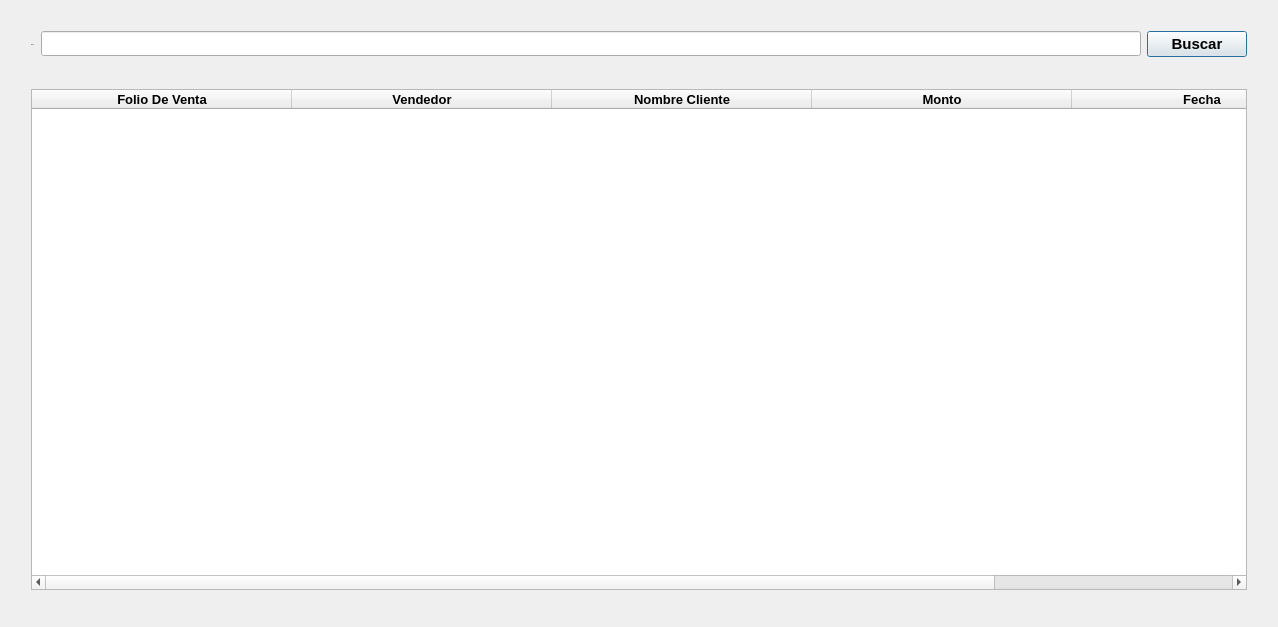
<?xml version="1.0" encoding="UTF-8"?>
<ui version="4.0">
 <class>Dialog</class>
 <widget class="QDialog" name="Dialog">
  <property name="geometry">
   <rect>
    <x>0</x>
    <y>0</y>
    <width>1278</width>
    <height>627</height>
   </rect>
  </property>
  <property name="font">
   <font>
    <family>Arial</family>
    <pointsize>12</pointsize>
    <weight>9</weight>
    <italic>false</italic>
    <bold>false</bold>
   </font>
  </property>
  <property name="windowTitle">
   <string>Buscar venta</string>
  </property>
  <property name="windowIcon">
   <iconset>
    <normaloff>imagenes/iconos/buscarventa.png</normaloff>imagenes/iconos/buscarventa.png</iconset>
  </property>
  <property name="styleSheet">
   <string notr="true">QDialog{
background-color: rgb(255, 255, 255);
font: 75 12pt &quot;Arial&quot;;
}


QLabel{
    display: block;
    font: 15px Arial, Helvetica, sans-serif;
    margin-bottom: 15px;
}

QPushButton#pushButton_Aceptar{
background-color: white;
color: rgb(0, 186, 0)
}

QPushButton#pushButton_Aceptar:hover{
color:white;
background-color: rgb(0, 184, 0);
}

QPushButton#pushButton_Ingresar{
background-color: white;
color:rgb(100, 186, 177);
}

QPushButton#pushButton_Ingresar:hover{
color:white;
background-color: rgb(100, 186, 177);
}

QPushButton#pushButton_Buscar{
background-color: white;
color:rgb(100, 186, 177);
}

QPushButton#pushButton_Buscar:hover{
color:white;
background-color: rgb(100, 186, 177);
}

QPushButton#pushButton_Cancelar{
background-color: white;
color: rgb(186, 0, 0);
}

QPushButton#pushButton_Cancelar:hover{
background-color: rgb(186, 0, 0);
color: white;
}

QComboBox{
	border: 1px solid Black;
	background-color: #fff;
	border-radius: 4px;
}

QWidget{
background-color: rgb(255, 255, 255);
}


QLineEdit{
border: 1px solid Black;
background-color: rgb(255, 255, 255);
border-radius: 3px;
}


background-color: rgb(255, 255, 255);

background-color: rgb(255, 255, 255);</string>
  </property>
  <layout class="QGridLayout" name="gridLayout">
   <item row="1" column="1">
    <widget class="QLabel" name="label">
     <property name="font">
      <font>
       <family>Arial,Helvetica,sans-serif</family>
       <pointsize>-1</pointsize>
       <weight>50</weight>
       <italic>false</italic>
       <bold>false</bold>
      </font>
     </property>
     <property name="text">
      <string>Venta    </string>
     </property>
    </widget>
   </item>
   <item row="1" column="2">
    <widget class="QLineEdit" name="lineEdit_Buscar">
     <property name="minimumSize">
      <size>
       <width>0</width>
       <height>25</height>
      </size>
     </property>
     <property name="maximumSize">
      <size>
       <width>16777215</width>
       <height>25</height>
      </size>
     </property>
     <property name="styleSheet">
      <string notr="true">QComboBox{
	border: 1px solid Black;
	background-color: #fff;
	border-radius: 4px;
}

QWidget{
background-color: rgb(255, 255, 255);
}


QLineEdit{
border: 1px solid Black;
background-color: rgb(255, 255, 255);
border-radius: 4px;
}




background-color: rgb(255, 255, 255);</string>
     </property>
    </widget>
   </item>
   <item row="3" column="1" colspan="3">
    <widget class="QTableWidget" name="tableWidget">
     <property name="editTriggers">
      <set>QAbstractItemView::NoEditTriggers</set>
     </property>
     <property name="selectionMode">
      <enum>QAbstractItemView::SingleSelection</enum>
     </property>
     <property name="selectionBehavior">
      <enum>QAbstractItemView::SelectRows</enum>
     </property>
     <attribute name="horizontalHeaderDefaultSectionSize">
      <number>260</number>
     </attribute>
     <column>
      <property name="text">
       <string>Folio De Venta</string>
      </property>
      <property name="font">
       <font>
        <pointsize>10</pointsize>
        <weight>75</weight>
        <bold>true</bold>
       </font>
      </property>
     </column>
     <column>
      <property name="text">
       <string>Vendedor</string>
      </property>
      <property name="font">
       <font>
        <pointsize>10</pointsize>
        <weight>75</weight>
        <bold>true</bold>
       </font>
      </property>
     </column>
     <column>
      <property name="text">
       <string>Nombre Cliente</string>
      </property>
      <property name="font">
       <font>
        <pointsize>10</pointsize>
        <weight>75</weight>
        <bold>true</bold>
       </font>
      </property>
     </column>
     <column>
      <property name="text">
       <string>Monto</string>
      </property>
      <property name="font">
       <font>
        <pointsize>10</pointsize>
        <weight>75</weight>
        <bold>true</bold>
       </font>
      </property>
     </column>
     <column>
      <property name="text">
       <string>Fecha</string>
      </property>
      <property name="font">
       <font>
        <pointsize>10</pointsize>
        <weight>75</weight>
        <bold>true</bold>
       </font>
      </property>
     </column>
    </widget>
   </item>
   <item row="1" column="3">
    <widget class="QPushButton" name="pushButton_Buscar">
     <property name="minimumSize">
      <size>
       <width>100</width>
       <height>25</height>
      </size>
     </property>
     <property name="font">
      <font>
       <pointsize>11</pointsize>
       <weight>75</weight>
       <bold>true</bold>
      </font>
     </property>
     <property name="styleSheet">
      <string notr="true"/>
     </property>
     <property name="text">
      <string>Buscar</string>
     </property>
     <property name="icon">
      <iconset>
       <normaloff>imagenes/iconos/searc.png</normaloff>imagenes/iconos/searc.png</iconset>
     </property>
     <property name="iconSize">
      <size>
       <width>20</width>
       <height>20</height>
      </size>
     </property>
    </widget>
   </item>
   <item row="1" column="4" rowspan="4">
    <spacer name="verticalSpacer_2">
     <property name="orientation">
      <enum>Qt::Vertical</enum>
     </property>
     <property name="sizeHint" stdset="0">
      <size>
       <width>20</width>
       <height>40</height>
      </size>
     </property>
    </spacer>
   </item>
   <item row="3" column="0">
    <spacer name="verticalSpacer">
     <property name="orientation">
      <enum>Qt::Vertical</enum>
     </property>
     <property name="sizeHint" stdset="0">
      <size>
       <width>20</width>
       <height>40</height>
      </size>
     </property>
    </spacer>
   </item>
   <item row="4" column="1" colspan="3">
    <spacer name="horizontalSpacer_2">
     <property name="orientation">
      <enum>Qt::Horizontal</enum>
     </property>
     <property name="sizeHint" stdset="0">
      <size>
       <width>40</width>
       <height>20</height>
      </size>
     </property>
    </spacer>
   </item>
   <item row="0" column="1" colspan="3">
    <spacer name="horizontalSpacer">
     <property name="orientation">
      <enum>Qt::Horizontal</enum>
     </property>
     <property name="sizeHint" stdset="0">
      <size>
       <width>40</width>
       <height>20</height>
      </size>
     </property>
    </spacer>
   </item>
   <item row="2" column="2">
    <spacer name="horizontalSpacer_3">
     <property name="orientation">
      <enum>Qt::Horizontal</enum>
     </property>
     <property name="sizeHint" stdset="0">
      <size>
       <width>40</width>
       <height>20</height>
      </size>
     </property>
    </spacer>
   </item>
  </layout>
 </widget>
 <tabstops>
  <tabstop>lineEdit_Buscar</tabstop>
  <tabstop>pushButton_Buscar</tabstop>
 </tabstops>
 <resources/>
 <connections/>
</ui>
